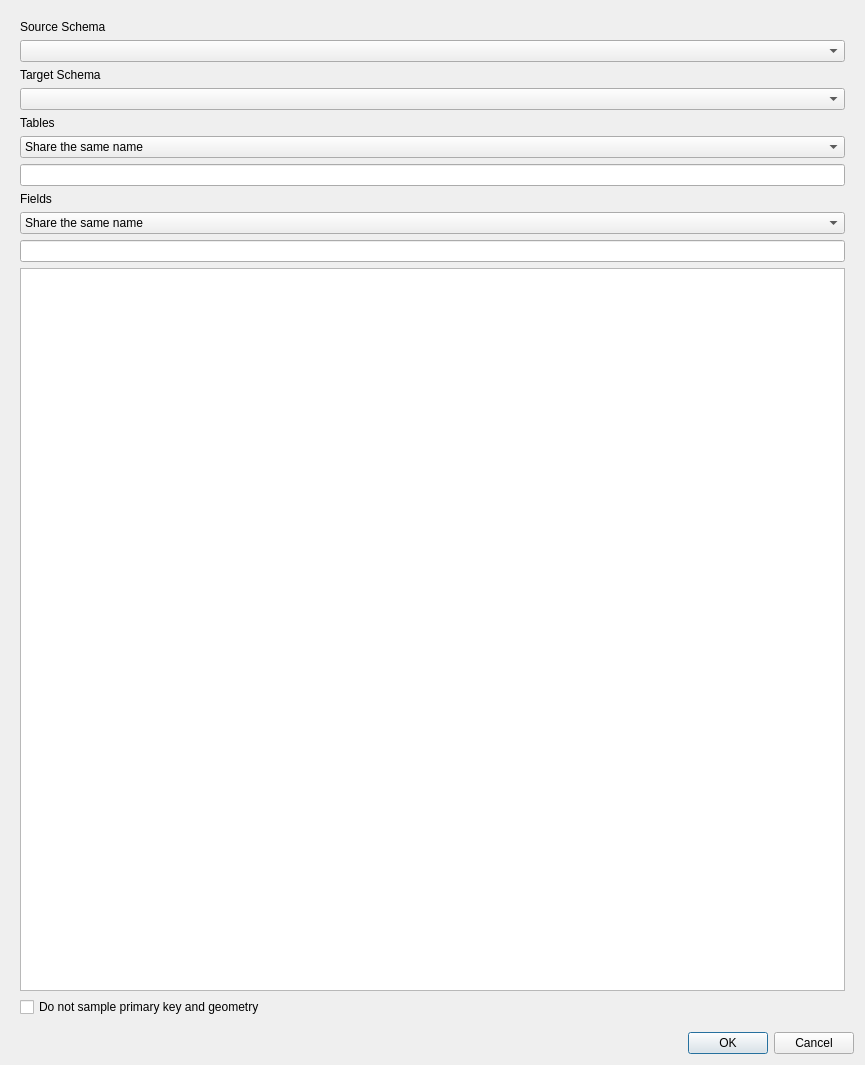
<?xml version="1.0" encoding="UTF-8"?>
<ui version="4.0">
 <class>Dialog</class>
 <widget class="QDialog" name="Dialog">
  <property name="geometry">
   <rect>
    <x>0</x>
    <y>0</y>
    <width>865</width>
    <height>1065</height>
   </rect>
  </property>
  <property name="windowTitle">
   <string>Trigger Wizard</string>
  </property>
  <layout class="QVBoxLayout" name="verticalLayout">
   <item>
    <widget class="QWidget" name="widget" native="true">
     <layout class="QVBoxLayout" name="verticalLayout_2">
      <item>
       <widget class="QLabel" name="label">
        <property name="text">
         <string>Source Schema</string>
        </property>
       </widget>
      </item>
      <item>
       <widget class="QComboBox" name="cboSourceSchema"/>
      </item>
      <item>
       <widget class="QLabel" name="label_2">
        <property name="text">
         <string>Target Schema</string>
        </property>
       </widget>
      </item>
      <item>
       <widget class="QComboBox" name="cboTargetSchema"/>
      </item>
      <item>
       <widget class="QLabel" name="label_3">
        <property name="text">
         <string>Tables</string>
        </property>
       </widget>
      </item>
      <item>
       <widget class="QComboBox" name="cboTablesOpt">
        <item>
         <property name="text">
          <string>Share the same name</string>
         </property>
        </item>
        <item>
         <property name="text">
          <string>Prefix for source tables</string>
         </property>
        </item>
        <item>
         <property name="text">
          <string>Suffix for source tables</string>
         </property>
        </item>
        <item>
         <property name="text">
          <string>Prefix for target tables</string>
         </property>
        </item>
        <item>
         <property name="text">
          <string>Suffix for target tables</string>
         </property>
        </item>
       </widget>
      </item>
      <item>
       <widget class="QLineEdit" name="tableFld"/>
      </item>
      <item>
       <widget class="QLabel" name="label_4">
        <property name="text">
         <string>Fields</string>
        </property>
       </widget>
      </item>
      <item>
       <widget class="QComboBox" name="cboFieldsOpt">
        <item>
         <property name="text">
          <string>Share the same name</string>
         </property>
        </item>
        <item>
         <property name="text">
          <string>Prefix for source fields</string>
         </property>
        </item>
        <item>
         <property name="text">
          <string>Suffix for source fields</string>
         </property>
        </item>
        <item>
         <property name="text">
          <string>Prefix for target fields</string>
         </property>
        </item>
        <item>
         <property name="text">
          <string>Suffix for target fields</string>
         </property>
        </item>
       </widget>
      </item>
      <item>
       <widget class="QLineEdit" name="attrFld"/>
      </item>
      <item>
       <widget class="QTreeView" name="tableView">
        <property name="sizePolicy">
         <sizepolicy hsizetype="Preferred" vsizetype="Expanding">
          <horstretch>0</horstretch>
          <verstretch>0</verstretch>
         </sizepolicy>
        </property>
        <property name="minimumSize">
         <size>
          <width>0</width>
          <height>0</height>
         </size>
        </property>
        <property name="cursor" stdset="0">
         <cursorShape>ArrowCursor</cursorShape>
        </property>
        <attribute name="headerStretchLastSection">
         <bool>true</bool>
        </attribute>
       </widget>
      </item>
      <item>
       <widget class="QCheckBox" name="doSampleCheck">
        <property name="text">
         <string>Do not sample primary key and geometry</string>
        </property>
        <property name="checked">
         <bool>false</bool>
        </property>
       </widget>
      </item>
     </layout>
    </widget>
   </item>
   <item>
    <widget class="QDialogButtonBox" name="buttonBox">
     <property name="orientation">
      <enum>Qt::Horizontal</enum>
     </property>
     <property name="standardButtons">
      <set>QDialogButtonBox::Cancel|QDialogButtonBox::Ok</set>
     </property>
    </widget>
   </item>
  </layout>
 </widget>
 <resources/>
 <connections>
  <connection>
   <sender>buttonBox</sender>
   <signal>accepted()</signal>
   <receiver>Dialog</receiver>
   <slot>accept()</slot>
   <hints>
    <hint type="sourcelabel">
     <x>248</x>
     <y>254</y>
    </hint>
    <hint type="destinationlabel">
     <x>157</x>
     <y>274</y>
    </hint>
   </hints>
  </connection>
  <connection>
   <sender>buttonBox</sender>
   <signal>rejected()</signal>
   <receiver>Dialog</receiver>
   <slot>reject()</slot>
   <hints>
    <hint type="sourcelabel">
     <x>316</x>
     <y>260</y>
    </hint>
    <hint type="destinationlabel">
     <x>286</x>
     <y>274</y>
    </hint>
   </hints>
  </connection>
 </connections>
</ui>
